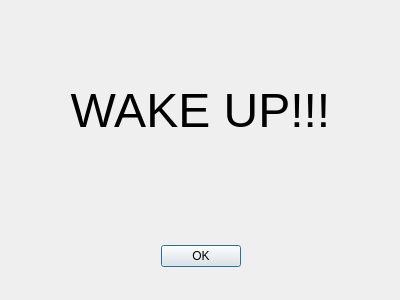
<?xml version="1.0" encoding="UTF-8"?>
<ui version="4.0">
 <class>wakeUpDlg</class>
 <widget class="QDialog" name="wakeUpDlg">
  <property name="geometry">
   <rect>
    <x>0</x>
    <y>0</y>
    <width>400</width>
    <height>300</height>
   </rect>
  </property>
  <property name="windowTitle">
   <string>Dialog</string>
  </property>
  <widget class="QDialogButtonBox" name="buttonBox">
   <property name="geometry">
    <rect>
     <x>30</x>
     <y>240</y>
     <width>341</width>
     <height>32</height>
    </rect>
   </property>
   <property name="orientation">
    <enum>Qt::Horizontal</enum>
   </property>
   <property name="standardButtons">
    <set>QDialogButtonBox::Ok</set>
   </property>
   <property name="centerButtons">
    <bool>true</bool>
   </property>
  </widget>
  <widget class="QLabel" name="label">
   <property name="geometry">
    <rect>
     <x>20</x>
     <y>20</y>
     <width>361</width>
     <height>181</height>
    </rect>
   </property>
   <property name="font">
    <font>
     <pointsize>36</pointsize>
    </font>
   </property>
   <property name="text">
    <string>WAKE UP!!!</string>
   </property>
   <property name="alignment">
    <set>Qt::AlignCenter</set>
   </property>
  </widget>
 </widget>
 <resources/>
 <connections>
  <connection>
   <sender>buttonBox</sender>
   <signal>accepted()</signal>
   <receiver>wakeUpDlg</receiver>
   <slot>accept()</slot>
   <hints>
    <hint type="sourcelabel">
     <x>248</x>
     <y>254</y>
    </hint>
    <hint type="destinationlabel">
     <x>157</x>
     <y>274</y>
    </hint>
   </hints>
  </connection>
  <connection>
   <sender>buttonBox</sender>
   <signal>rejected()</signal>
   <receiver>wakeUpDlg</receiver>
   <slot>reject()</slot>
   <hints>
    <hint type="sourcelabel">
     <x>316</x>
     <y>260</y>
    </hint>
    <hint type="destinationlabel">
     <x>286</x>
     <y>274</y>
    </hint>
   </hints>
  </connection>
 </connections>
</ui>
